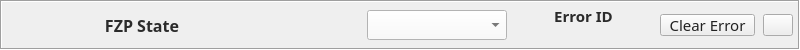
<?xml version="1.0" encoding="UTF-8"?>
<ui version="4.0">
 <class>Form</class>
 <widget class="QWidget" name="Form">
  <property name="geometry">
   <rect>
    <x>0</x>
    <y>0</y>
    <width>800</width>
    <height>50</height>
   </rect>
  </property>
  <property name="minimumSize">
   <size>
    <width>800</width>
    <height>50</height>
   </size>
  </property>
  <property name="maximumSize">
   <size>
    <width>800</width>
    <height>50</height>
   </size>
  </property>
  <property name="font">
   <font>
    <family>Sans Serif</family>
    <pointsize>11</pointsize>
   </font>
  </property>
  <property name="windowTitle">
   <string>SP1K4 FZP State Mover</string>
  </property>
  <widget class="QFrame" name="mainFrame">
   <property name="geometry">
    <rect>
     <x>0</x>
     <y>0</y>
     <width>800</width>
     <height>50</height>
    </rect>
   </property>
   <property name="frameShape">
    <enum>QFrame::Box</enum>
   </property>
   <property name="frameShadow">
    <enum>QFrame::Sunken</enum>
   </property>
   <property name="lineWidth">
    <number>1</number>
   </property>
   <layout class="QHBoxLayout" name="mainLayout">
    <property name="spacing">
     <number>8</number>
    </property>
    <property name="leftMargin">
     <number>5</number>
    </property>
    <property name="topMargin">
     <number>5</number>
    </property>
    <property name="rightMargin">
     <number>5</number>
    </property>
    <property name="bottomMargin">
     <number>5</number>
    </property>
    <item>
     <layout class="QVBoxLayout" name="statusIndicatorLayout">
      <property name="spacing">
       <number>0</number>
      </property>
      <item>
       <widget class="PyDMByteIndicator" name="overallStatusIndicator">
        <property name="minimumSize">
         <size>
          <width>25</width>
          <height>25</height>
         </size>
        </property>
        <property name="maximumSize">
         <size>
          <width>25</width>
          <height>25</height>
         </size>
        </property>
        <property name="toolTip">
         <string>Overall Status - Green when all status PVs are OK</string>
        </property>
        <property name="channel" stdset="0">
         <string>ca://SP1K4:FZP:STATE:ERROR_RBV</string>
        </property>
        <property name="showLabels" stdset="0">
         <bool>false</bool>
        </property>
        <property name="circles" stdset="0">
         <bool>true</bool>
        </property>
        <property name="numBits" stdset="0">
         <number>1</number>
        </property>
       </widget>
      </item>
     </layout>
    </item>
    <item>
     <layout class="QVBoxLayout" name="busyIndicatorLayout">
      <property name="spacing">
       <number>0</number>
      </property>
      <item>
       <widget class="PyDMByteIndicator" name="busyIndicator">
        <property name="minimumSize">
         <size>
          <width>25</width>
          <height>25</height>
         </size>
        </property>
        <property name="maximumSize">
         <size>
          <width>25</width>
          <height>25</height>
         </size>
        </property>
        <property name="toolTip">
         <string>Motor Busy - Shows when motor is moving</string>
        </property>
        <property name="channel" stdset="0">
         <string>ca://SP1K4:FZP:STATE:BUSY_RBV</string>
        </property>
        <property name="showLabels" stdset="0">
         <bool>false</bool>
        </property>
        <property name="circles" stdset="0">
         <bool>true</bool>
        </property>
        <property name="numBits" stdset="0">
         <number>1</number>
        </property>
       </widget>
      </item>
     </layout>
    </item>
    <item>
     <layout class="QVBoxLayout" name="labelLayout">
      <property name="spacing">
       <number>0</number>
      </property>
      <item>
       <widget class="QLabel" name="deviceLabel">
        <property name="minimumSize">
         <size>
          <width>100</width>
          <height>0</height>
         </size>
        </property>
        <property name="font">
         <font>
          <family>Sans Serif</family>
          <pointsize>12</pointsize>
          <weight>75</weight>
          <bold>true</bold>
         </font>
        </property>
        <property name="styleSheet">
         <string notr="true">color: rgb(43, 43, 43);</string>
        </property>
        <property name="text">
         <string>FZP State</string>
        </property>
        <property name="alignment">
         <set>Qt::AlignCenter</set>
        </property>
       </widget>
      </item>
     </layout>
    </item>
    <item>
     <layout class="QVBoxLayout" name="readbackLayout">
      <property name="spacing">
       <number>2</number>
      </property>
      <item>
       <widget class="PyDMLabel" name="stateReadback">
        <property name="minimumSize">
         <size>
          <width>140</width>
          <height>18</height>
         </size>
        </property>
        <property name="font">
         <font>
          <family>Sans Serif</family>
          <pointsize>11</pointsize>
         </font>
        </property>
        <property name="toolTip">
         <string>State readback value</string>
        </property>
        <property name="styleSheet">
         <string notr="true">color: rgb(43, 43, 43);</string>
        </property>
        <property name="alignment">
         <set>Qt::AlignCenter</set>
        </property>
        <property name="channel" stdset="0">
         <string>ca://SP1K4:FZP:STATE:GET_RBV</string>
        </property>
       </widget>
      </item>
     </layout>
    </item>
    <item>
     <layout class="QVBoxLayout" name="setpointLayout">
      <property name="spacing">
       <number>2</number>
      </property>
      <item>
       <widget class="PyDMEnumComboBox" name="stateSetpoint">
        <property name="minimumSize">
         <size>
          <width>140</width>
          <height>18</height>
         </size>
        </property>
        <property name="font">
         <font>
          <family>Sans Serif</family>
          <pointsize>11</pointsize>
         </font>
        </property>
        <property name="toolTip">
         <string>Select desired state</string>
        </property>
        <property name="styleSheet">
         <string notr="true">color: rgb(43, 43, 43); background-color: rgb(250, 250, 250);</string>
        </property>
        <property name="channel" stdset="0">
         <string>ca://SP1K4:FZP:STATE:SET</string>
        </property>
       </widget>
      </item>
     </layout>
    </item>
    <item>
     <layout class="QVBoxLayout" name="errorLayout">
      <property name="spacing">
       <number>2</number>
      </property>
      <item>
       <widget class="QLabel" name="errorLabel">
        <property name="font">
         <font>
          <family>Sans Serif</family>
          <pointsize>11</pointsize>
          <weight>75</weight>
          <bold>true</bold>
         </font>
        </property>
        <property name="styleSheet">
         <string notr="true">color: rgb(43, 43, 43);</string>
        </property>
        <property name="text">
         <string>Error ID</string>
        </property>
        <property name="alignment">
         <set>Qt::AlignCenter</set>
        </property>
       </widget>
      </item>
      <item>
       <widget class="PyDMLabel" name="errorMessage">
        <property name="minimumSize">
         <size>
          <width>100</width>
          <height>18</height>
         </size>
        </property>
        <property name="font">
         <font>
          <family>Sans Serif</family>
          <pointsize>11</pointsize>
         </font>
        </property>
        <property name="toolTip">
         <string>Error ID</string>
        </property>
        <property name="styleSheet">
         <string notr="true">color: rgb(43, 43, 43);</string>
        </property>
        <property name="alignment">
         <set>Qt::AlignCenter</set>
        </property>
        <property name="channel" stdset="0">
         <string>ca://SP1K4:FZP:STATE:ERRID_RBV</string>
        </property>
       </widget>
      </item>
     </layout>
    </item>
    <item>
     <layout class="QVBoxLayout" name="buttonLayout">
      <property name="spacing">
       <number>0</number>
      </property>
      <item>
       <widget class="PyDMPushButton" name="clearErrorButton">
        <property name="minimumSize">
         <size>
          <width>95</width>
          <height>22</height>
         </size>
        </property>
        <property name="maximumSize">
         <size>
          <width>95</width>
          <height>22</height>
         </size>
        </property>
        <property name="font">
         <font>
          <family>Sans Serif</family>
          <pointsize>11</pointsize>
         </font>
        </property>
        <property name="toolTip">
         <string>Clear error state</string>
        </property>
        <property name="styleSheet">
         <string notr="true">color: rgb(34, 34, 34); background-color: rgb(238, 238, 238);</string>
        </property>
        <property name="text">
         <string>Clear Error</string>
        </property>
        <property name="channel" stdset="0">
         <string>ca://SP1K4:FZP:STATE:RESET</string>
        </property>
        <property name="pressValue" stdset="0">
         <string>1</string>
        </property>
       </widget>
      </item>
     </layout>
    </item>
    <item>
     <layout class="QVBoxLayout" name="expertLayout">
      <property name="spacing">
       <number>0</number>
      </property>
      <item>
       <widget class="PyDMShellCommand" name="expertButton">
        <property name="minimumSize">
         <size>
          <width>30</width>
          <height>22</height>
         </size>
        </property>
        <property name="maximumSize">
         <size>
          <width>30</width>
          <height>22</height>
         </size>
        </property>
        <property name="font">
         <font>
          <family>Sans Serif</family>
          <pointsize>14</pointsize>
         </font>
        </property>
        <property name="toolTip">
         <string>Open expert screen</string>
        </property>
        <property name="styleSheet">
         <string notr="true">color: rgb(34, 34, 34); background-color: rgb(238, 238, 238);</string>
        </property>
        <property name="text">
         <string/>
        </property>
        <property name="command" stdset="0">
         <string>pydm -m &quot;P=SP1K4:FZP:STATE&quot; expert_screen.ui</string>
        </property>
       </widget>
      </item>
     </layout>
    </item>
   </layout>
  </widget>
 </widget>
 <customwidgets>
  <customwidget>
   <class>PyDMLabel</class>
   <extends>QLabel</extends>
   <header>pydm.widgets.label</header>
  </customwidget>
  <customwidget>
   <class>PyDMByteIndicator</class>
   <extends>QWidget</extends>
   <header>pydm.widgets.byte</header>
  </customwidget>
  <customwidget>
   <class>PyDMEnumComboBox</class>
   <extends>QComboBox</extends>
   <header>pydm.widgets.enum_combo_box</header>
  </customwidget>
  <customwidget>
   <class>PyDMPushButton</class>
   <extends>QPushButton</extends>
   <header>pydm.widgets.pushbutton</header>
  </customwidget>
  <customwidget>
   <class>PyDMShellCommand</class>
   <extends>QPushButton</extends>
   <header>pydm.widgets.shell_command</header>
  </customwidget>
 </customwidgets>
 <resources/>
 <connections/>
</ui>
